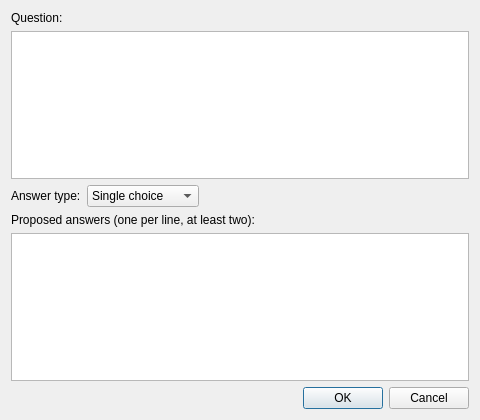
<?xml version="1.0" encoding="UTF-8"?>
<ui version="4.0">
 <class>SurveyMasterDialog</class>
 <widget class="QDialog" name="SurveyMasterDialog">
  <property name="geometry">
   <rect>
    <x>0</x>
    <y>0</y>
    <width>480</width>
    <height>420</height>
   </rect>
  </property>
  <property name="windowTitle">
   <string>Survey</string>
  </property>
  <layout class="QVBoxLayout" name="verticalLayout">
   <item>
    <widget class="QLabel" name="questionLabel">
     <property name="text">
      <string>Question:</string>
     </property>
    </widget>
   </item>
   <item>
    <widget class="QPlainTextEdit" name="questionEdit">
     <property name="maximumHeight">
      <number>100</number>
     </property>
    </widget>
   </item>
   <item>
    <layout class="QHBoxLayout" name="typeLayout">
     <item>
      <widget class="QLabel" name="typeLabel">
       <property name="text">
        <string>Answer type:</string>
       </property>
      </widget>
     </item>
     <item>
      <widget class="QComboBox" name="questionType">
       <item>
        <property name="text">
         <string>Single choice</string>
        </property>
       </item>
       <item>
        <property name="text">
         <string>Multiple choice</string>
        </property>
       </item>
       <item>
        <property name="text">
         <string>Short text</string>
        </property>
       </item>
       <item>
        <property name="text">
         <string>Long text</string>
        </property>
       </item>
       <item>
        <property name="text">
         <string>True/False</string>
        </property>
       </item>
      </widget>
     </item>
     <item>
      <spacer name="typeSpacer">
       <property name="orientation">
        <enum>Qt::Horizontal</enum>
       </property>
       <property name="sizeHint" stdset="0">
        <size>
         <width>40</width>
         <height>20</height>
        </size>
       </property>
      </spacer>
     </item>
    </layout>
   </item>
   <item>
    <widget class="QLabel" name="optionsLabel">
     <property name="text">
      <string>Proposed answers (one per line, at least two):</string>
     </property>
    </widget>
   </item>
   <item>
    <widget class="QPlainTextEdit" name="optionsEdit"/>
   </item>
   <item>
    <widget class="QDialogButtonBox" name="buttonBox">
     <property name="orientation">
      <enum>Qt::Horizontal</enum>
     </property>
     <property name="standardButtons">
      <set>QDialogButtonBox::Cancel|QDialogButtonBox::Ok</set>
     </property>
    </widget>
   </item>
  </layout>
 </widget>
 <resources/>
 <connections>
  <connection>
   <sender>buttonBox</sender>
   <signal>accepted()</signal>
   <receiver>SurveyMasterDialog</receiver>
   <slot>accept()</slot>
  </connection>
  <connection>
   <sender>buttonBox</sender>
   <signal>rejected()</signal>
   <receiver>SurveyMasterDialog</receiver>
   <slot>reject()</slot>
  </connection>
 </connections>
</ui>
